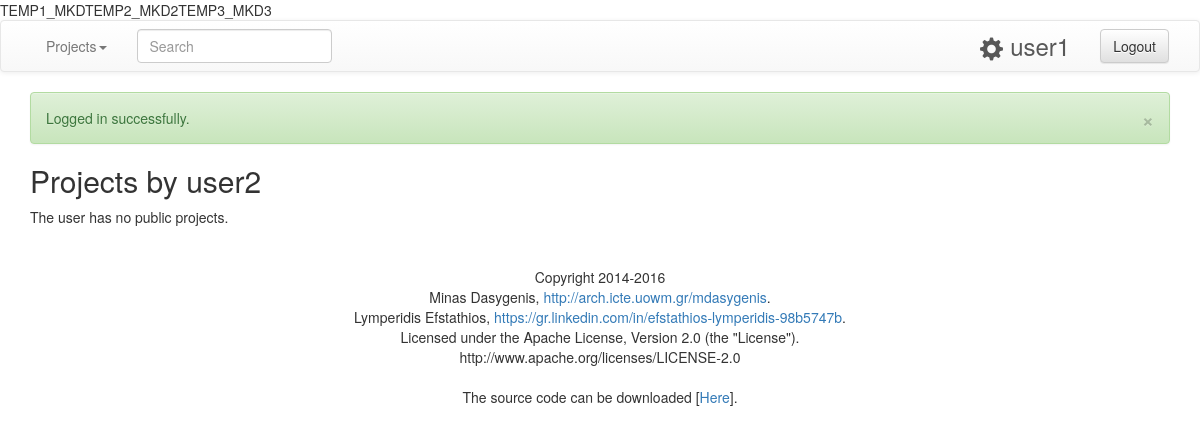
The app's page /project/user2 (signed in), older data.
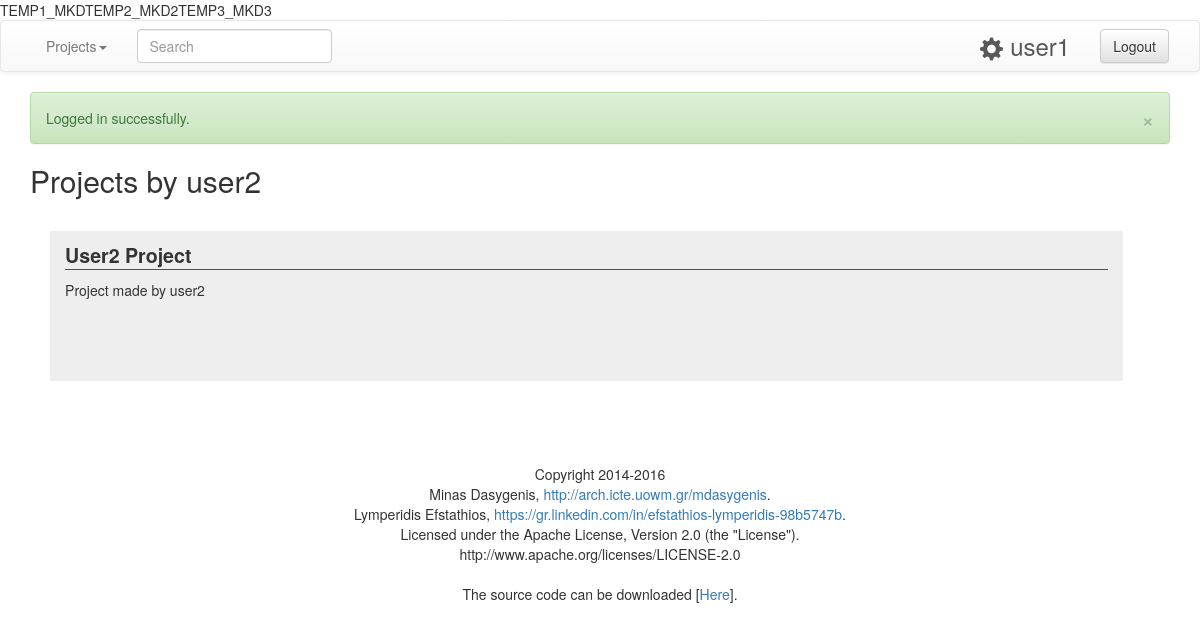
The same page, newer data.
### tables this page shows
CREATE TABLE `projects` (
  `id` int(11) NOT NULL,
  `name` varchar(50) NOT NULL,
  `description` text NOT NULL,
  `short_code` varchar(50) NOT NULL,
  `public` tinyint(1) NOT NULL DEFAULT '1'
);

### index.php (called while the page is built, shortened)
<?php
include('loader.php');
$allowed_action=false;
if( (isset($_SESSION['vhdl_user']['loged_in']) && $_SESSION['vhdl_user']['loged_in']==1) || $allowed_action==true ){
	if( isset($_GET['action']) ){
		$included_file = $_GET['action'].'.php';
	}else{
		if($_SESSION['vhdl_user']['id'] == '0'){
			$included_file='loggedin_sid.php';
		}else{
			$included_file='loggedin.php';
		}
	}
}else{
	$included_file='loggedout.php';
}
include('theme/header.php');
$messages->display_msg($_SESSION['vhdl_msg']);
include('pages/'.$included_file);
include('theme/footer.php');
if(isset($_GET)){
	var_dump($_GET);
}
if(isset($_POST)){
	var_dump($_POST);
}
if(isset($_SESSION)){
	var_dump($_SESSION);
}
?>

### classes/Database.php (called while the page is built, shortened)
<?php
class Database {
	public $conn;
	public function __construct(){
		$db_host="localhost";
		$db_username="root";
		$db_password="";
		$db_name="vhdl_compiler";
		try{
			$this->conn = new PDO("mysql:host=$db_host;dbname=$db_name;charset=utf8",$db_username,$db_password);
		}
			catch(PDOException $pe){
			die('Connection error:' . $pe->getmessage());
		}
	}
	public function get_user_projects_public($user_id) {
		$query = "SELECT projects.* FROM projects_editors INNER JOIN projects ON projects_editors.project_id = projects.id WHERE projects_editors.user_id = '".$user_id."' AND user_type='1' AND public='1'";
		$statement = $this->conn->prepare($query);
		$statement->execute();
		return $statement->fetchAll();
	}
	public function get_user_information($user, $search_type) {
		$query = "SELECT * FROM users WHERE  ".$search_type."= '".$user."'";
		$statement = $this->conn->prepare($query);
		$statement->execute();
		return $statement->fetch();
	}
}
?>

### pages/extra/list-other-user-projects.php (the view, shortened to what this page needs)
<?php
	$projects = $db->get_user_projects_public($search_user['id']);
	$proj_num = count($projects);
	$last_row = $proj_num % 3;
	if($last_row!=0){
		$last_row_size = (12 / $last_row)-1;
	}else{
		$last_row_size = 11;
	}
	$j=1;
	if( !empty($projects) ){
		$i=0;
		echo '<div class="row">';
		foreach ($projects as $project) {
			$thresshold = $last_row+$j;
			if( $thresshold <= $proj_num){
				$size='col-sm-3';
			}else{
				$size='col-sm-'.$last_row_size." center-tile-".$last_row_size;
			}
			$i++;
			echo "<div class='".$size." square-tiles' onclick='window.location=\"".$BASE_URL."/project/".$search_user['username']."/".$project['short_code']."\";'>";
			echo "<div class='header'>".$project['name']."</div>";
			echo "<p>".$project['description']."</p>";
			echo "</div>";
			$j++;
		}
		if($i<=3){
			echo '</div>';
		}
	}else{
		echo "The user has no public projects.";
	}
?>

### classes/Messages.php (shortened to what this page needs)
<?php
class Messages {
	public function display_msg($msg_codes_array) {
		foreach($msg_codes_array as $msg_id){
			echo '<div class="alert alert-'.$this->messages[$msg_id][1].'">'
   					.'<a href="#" class="close" data-dismiss="alert" aria-label="close">&times;</a>'
    				.$this->messages[$msg_id][0]
				.'</div>';
		}
	}
}
?>

Row changes from the older to the newer data that the page shows:
added projects: name "User2 Project", description "Project made by user2"
Text that changed along with them:
text no longer shown: "The user has no public projects."
